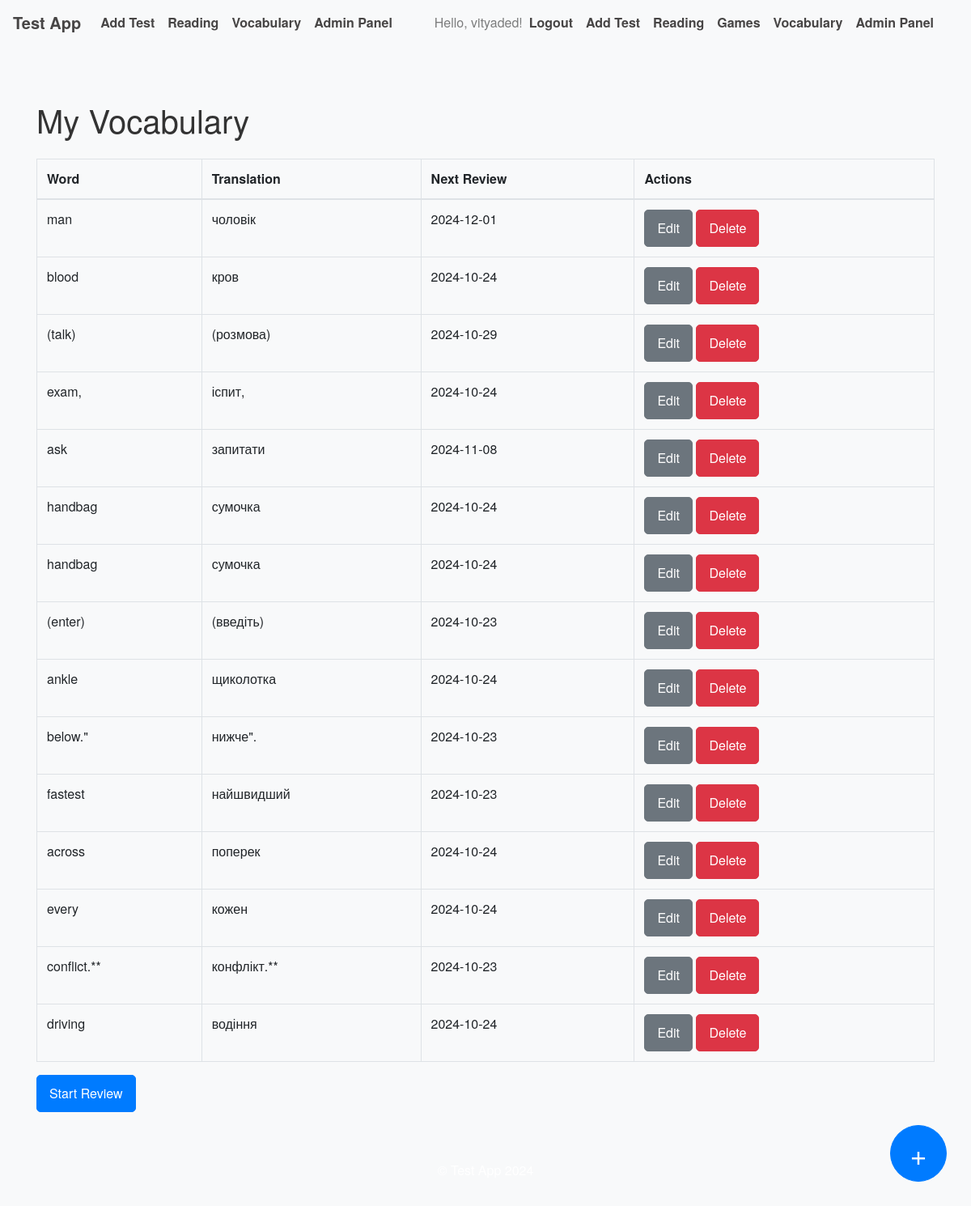
The app's page /vocabulary/ (signed in), older data.
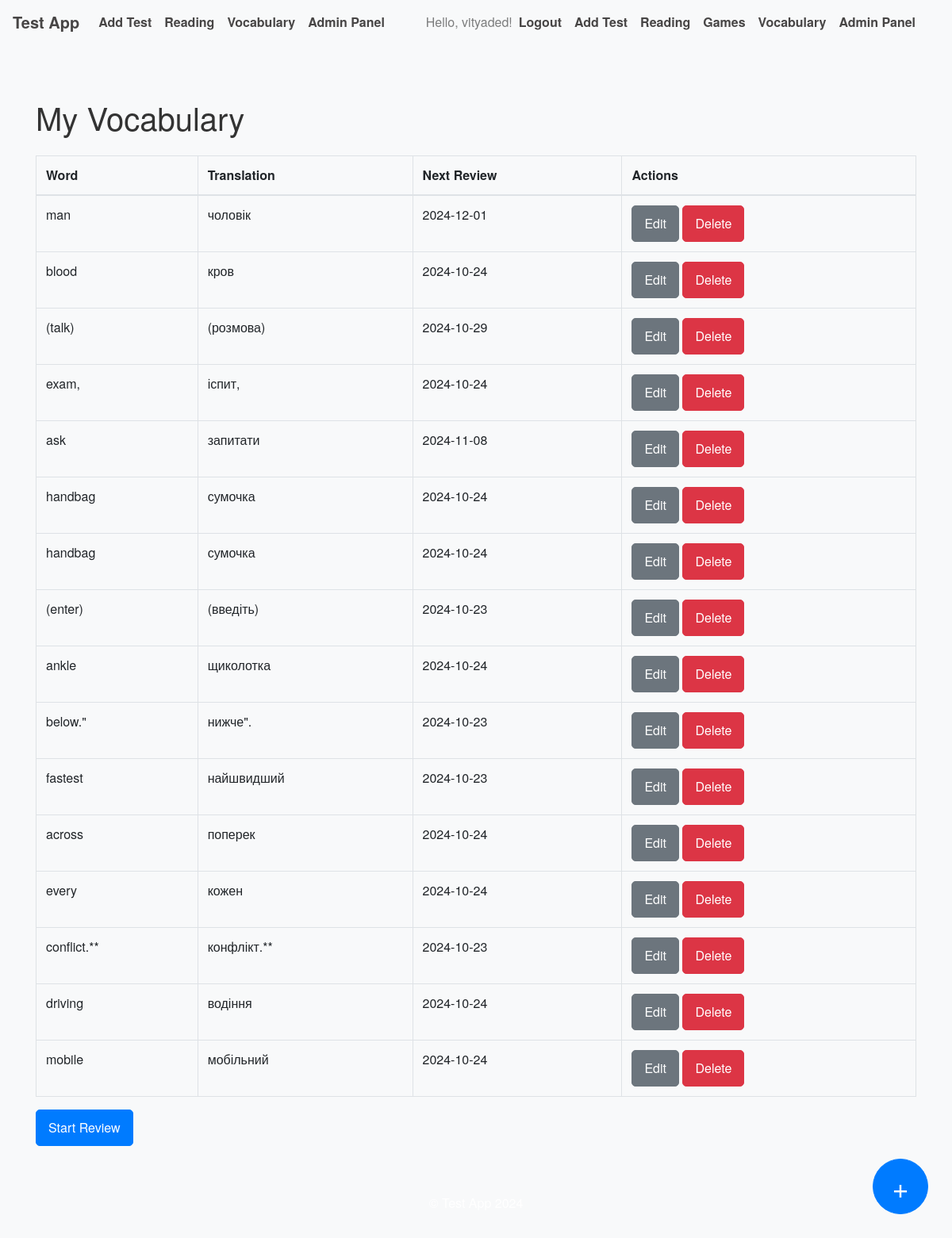
The same page, newer data.
### app/models.py (models this page shows)
class Vocabulary(db.Model):
    __tablename__ = 'vocabulary'
    id = db.Column(db.Integer, primary_key=True)
    word = db.Column(db.String(150), nullable=False)
    translation = db.Column(db.String(150), nullable=False)
    pronunciation_url = db.Column(db.String(200), nullable=True)
    user_id = db.Column(db.Integer, db.ForeignKey('user.id'), nullable=False)
    next_review = db.Column(db.DateTime, nullable=False, default=datetime.utcnow)
    interval = db.Column(db.Float, nullable=False, default=0)  # Interval in days
    ease_factor = db.Column(db.Float, nullable=False, default=2.5)  # Default ease factor
    learning_stage = db.Column(db.Integer, nullable=False, default=0)  # 0: New, 1: First Step, etc.

### app/routes/vocabulary.py (the view)
@vocab_bp.route('/')
@login_required
def my_vocabulary():
    vocab_words = Vocabulary.query.filter_by(user_id=current_user.id).all()
    return render_template('vocabulary/vocabulary.html', vocab_words=vocab_words)

### app/routes/auth.py (called while the page is built)
@login_manager.user_loader
def load_user(user_id):
    return User.query.get(int(user_id))

### app/templates/vocabulary/vocabulary.html (shortened to what this page needs)
{% extends "layouts/base.html" %}
{% block content %}
  <h1 class="my-4">My Vocabulary</h1>
  {% if vocab_words %}
    <table class="table table-bordered">
      <thead>
        <tr>
          <th>Word</th>
          <th>Translation</th>
          <th>Next Review</th>
          <th>Actions</th>
        </tr>
      </thead>
      <tbody>
        {% for vocab in vocab_words %}
          <tr>
            <td>{{ vocab.word }}</td>
            <td>{{ vocab.translation }}</td>
            <td>{{ vocab.next_review.strftime('%Y-%m-%d') }}</td>
            <td>
              <a href="{{ url_for('vocab.edit_word', word_id=vocab.id) }}" class="btn btn-sm btn-secondary">Edit</a>
              <form action="{{ url_for('vocab.delete_word', word_id=vocab.id) }}" method="post" style="display: inline;">
                <button type="submit" class="btn btn-sm btn-danger" onclick="return confirm('Are you sure you want to delete this word?');">Delete</button>
              </form>
            </td>
          </tr>
        {% endfor %}
      </tbody>
    </table>
    <a href="{{ url_for('vocab.review') }}" class="btn btn-primary">Start Review</a>
  {% else %}
    <p>No words in your vocabulary yet.</p>
  {% endif %}
{% endblock %}

Row changes from the older to the newer data that the page shows:
added Vocabulary: word "mobile", translation "мобільний", next_review "2024-10-24"
